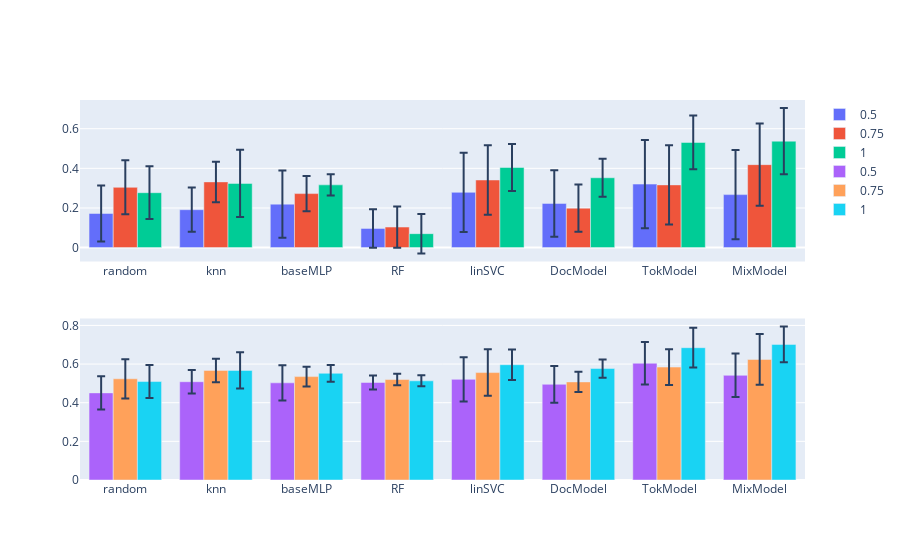

The notebook cell this image was saved under:
### Code cell
#import plotly.io as pio
#pio.renderers.default = 'iframe'


mc.plotScores()

### Figure 1 — Plotly figure (JSON) as saved in the notebook; plotly's stock layout.template omitted (floating-point values rounded to 4 significant figures)
{"data": [{"error_y": {"array": [0.1417, 0.1117, 0.1696, 0.09716, 0.2002, 0.1678, 0.2225, 0.2252], "type": "data"}, "name": "0.5", "type": "bar", "x": ["random", "knn", "baseMLP", "RF", "linSVC", "DocModel", "TokModel", "MixModel"], "xaxis": "x", "y": [0.1722, 0.1913, 0.2193, 0.09697, 0.2789, 0.2231, 0.3205, 0.2674], "yaxis": "y"}, {"error_y": {"array": [0.1362, 0.1022, 0.08892, 0.104, 0.1752, 0.1193, 0.2004, 0.2076], "type": "data"}, "name": "0.75", "type": "bar", "x": ["random", "knn", "baseMLP", "RF", "linSVC", "DocModel", "TokModel", "MixModel"], "xaxis": "x", "y": [0.3042, 0.3316, 0.2725, 0.1037, 0.3412, 0.199, 0.3164, 0.4186], "yaxis": "y"}, {"error_y": {"array": [0.1332, 0.1693, 0.05374, 0.09973, 0.1183, 0.09594, 0.1353, 0.167], "type": "data"}, "name": "1", "type": "bar", "x": ["random", "knn", "baseMLP", "RF", "linSVC", "DocModel", "TokModel", "MixModel"], "xaxis": "x", "y": [0.2771, 0.3239, 0.3166, 0.07037, 0.4041, 0.3524, 0.5307, 0.5371], "yaxis": "y"}, {"error_y": {"array": [0.08602, 0.06109, 0.09125, 0.03644, 0.115, 0.09504, 0.1104, 0.1125], "type": "data"}, "name": "0.5", "type": "bar", "x": ["random", "knn", "baseMLP", "RF", "linSVC", "DocModel", "TokModel", "MixModel"], "xaxis": "x2", "y": [0.4508, 0.5085, 0.5028, 0.5047, 0.5208, 0.4953, 0.6042, 0.5417], "yaxis": "y2"}, {"error_y": {"array": [0.1018, 0.06079, 0.05139, 0.02948, 0.1204, 0.05235, 0.09275, 0.1316], "type": "data"}, "name": "0.75", "type": "bar", "x": ["random", "knn", "baseMLP", "RF", "linSVC", "DocModel", "TokModel", "MixModel"], "xaxis": "x2", "y": [0.5237, 0.5672, 0.535, 0.5199, 0.5559, 0.5076, 0.5843, 0.6241], "yaxis": "y2"}, {"error_y": {"array": [0.08533, 0.09339, 0.04332, 0.02872, 0.07859, 0.04705, 0.1027, 0.09225], "type": "data"}, "name": "1", "type": "bar", "x": ["random", "knn", "baseMLP", "RF", "linSVC", "DocModel", "TokModel", "MixModel"], "xaxis": "x2", "y": [0.5095, 0.5672, 0.5521, 0.5133, 0.5966, 0.5767, 0.6847, 0.7017], "yaxis": "y2"}], "layout": {"barmode": "group", "xaxis": {"anchor": "y", "domain": [0, 1]}, "xaxis2": {"anchor": "y2", "domain": [0, 1]}, "yaxis": {"anchor": "x", "domain": [0.575, 1]}, "yaxis2": {"anchor": "x2", "domain": [0, 0.425]}}}
